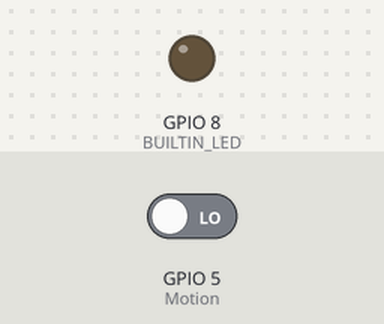
Bench run of a sketch on a simulated ESP32-S3. On the bench: output pins drawn as LEDs (lit = HIGH). The inputs (shaded band) are chosen by the test bench; at power-on: GPIO 5 (Motion) LOW. WiFi joins after 1.5 s; servers stay silent unless stated; random numbers use the default seed unless the sketch sets one; no MQTT or app messages arrive unless stated; what the sketch prints to the serial monitor is not drawn.

Above: at 0.0 s.
At 1.6 s:
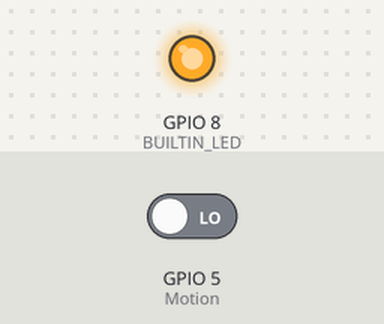
Timing chart, 0 to 3.1 s (numbered marks = the images above):
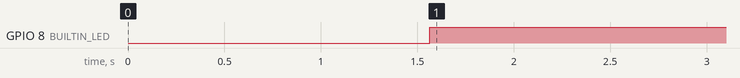

The sketch:

motion_detector_mqtt.ino
```cpp
#include <WiFi.h>
#include <PubSubClient.h>

// Update these with values suitable for your network.

const char* ssid = "Jellyfish";
const char* password = "2816888888";
const char* mqtt_server = "192.168.1.101";

WiFiClient espClient;
PubSubClient client(espClient);
#define BUILTIN_LED 8
unsigned long lastMsg = 0;
#define MSG_BUFFER_SIZE	(50)
char msg[MSG_BUFFER_SIZE];
int value = 0;
#define Motion 5
int valMotion = 0;
int startvalMotion = 0;

void setup_wifi() {

  delay(10);
  // We start by connecting to a WiFi network
  Serial.println();
  Serial.print("Connecting to ");
  Serial.println(ssid);

  WiFi.mode(WIFI_STA);
  WiFi.begin(ssid, password);


  while (WiFi.status() != WL_CONNECTED) {
    delay(500);
    Serial.print(".");
  }

  randomSeed(micros());

  Serial.println("");
  Serial.println("WiFi connected");
  Serial.println("IP address: ");
  Serial.println(WiFi.localIP());
}

void callback(char* topic, byte* payload, unsigned int length) {
  Serial.print("Message arrived [");
  Serial.print(topic);
  Serial.print("] ");
  for (int i = 0; i < length; i++) {
    Serial.print((char)payload[i]);
  }
  Serial.println();


}

void reconnect() {
  // Loop until we're reconnected
  while (!client.connected()) {
    Serial.print("Attempting MQTT connection...");
    // Create a random client ID
    String clientId = "ESP8266Client-";
    clientId += String(random(0xffff), HEX);
    // Attempt to connect
    if (client.connect(clientId.c_str())) {
    } else {
      Serial.print("failed, rc=");
      Serial.print(client.state());
      Serial.println(" try again in 5 seconds");
      // Wait 5 seconds before retrying
      delay(5000);
    }
  }
}

void setup() {
  pinMode(BUILTIN_LED, OUTPUT);     // Initialize the BUILTIN_LED pin as an output
  Serial.begin(115200);
  setup_wifi();
  client.setServer(mqtt_server, 1883);
  client.setCallback(callback);
  pinMode(Motion,INPUT);
}

void loop() {

  if (!client.connected()) {
    reconnect();
  }
  client.loop();
  digitalWrite(8,!digitalRead(5));
  valMotion = digitalRead(Motion);
  if (valMotion != startvalMotion ){
    startvalMotion = valMotion;
    sprintf(msg,"%d",valMotion);
    Serial.println(msg);
    client.publish("motionDetect/state",msg);
  }
}
```

Measured:
- by itself, GPIO 8 (BUILTIN_LED): LOW → HIGH at 1.6 s
